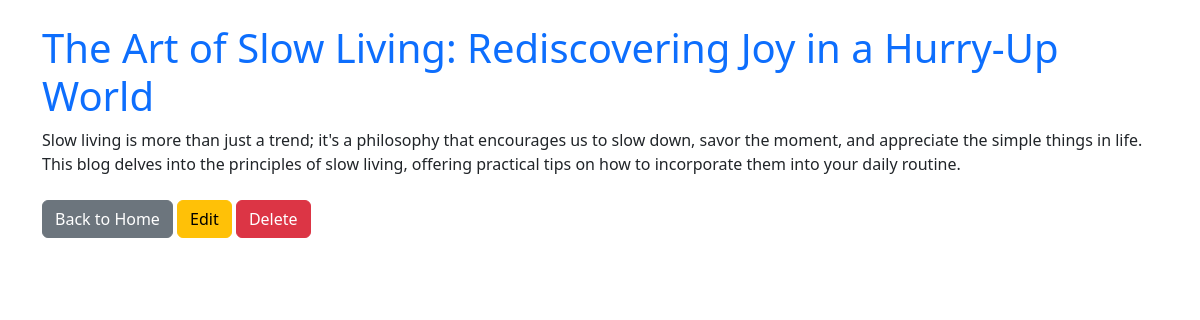
Page /post_detail/6/ on the committed database.
### blog/models.py (models this page shows, shortened)
class Post(models.Model):
    title = models.CharField(max_length=100)
    content = models.TextField()
    created_at = models.DateTimeField(auto_now_add=True)

### blog/views.py (the view)
# urls.py: path('post_detail/<int:post_id>/',views.post_detail, name='post_detail'), # Read single posts
def post_detail(request, post_id):
    post = get_object_or_404(Post, id=post_id)
    return render(request,'blog/post_detail.html', {'post':post})

### templates/blog/post_detail.html (shortened to what this page needs)
<!DOCTYPE html>
<html lang="en">
<head>
    <link href="https://cdn.jsdelivr.net/npm/bootstrap@5.3.3/dist/css/bootstrap.min.css" rel="stylesheet">
</head>
<body>
    <div class="container mt-4">
        <h1 class="text-primary">{{ post.title }}</h1>
        <p>{{ post.content }}</p>
        <div class="mt-4">
            <a href="{% url 'home' %}" class="btn btn-secondary">Back to Home</a>
            <a href="{% url 'update_post' post.id %}" class="btn btn-warning">Edit</a>
            <a href="{% url 'delete_post' post.id %}" class="btn btn-danger"
                onclick="return confirm('Are you sure you want to delete this post?')">Delete</a>
        </div>
    </div>
</body>
</html>

### rows in the picture
Post: title "The Art of Slow Living: Rediscovering Joy in a Hurry-Up World", content "Slow living is more than just a trend; it's a philosophy that encourages us to slow down, savor the moment, and appreciate the simple things in life. This blog delves into the principles of slow living, offering practical tips on how to incorporate them into your daily routine."
